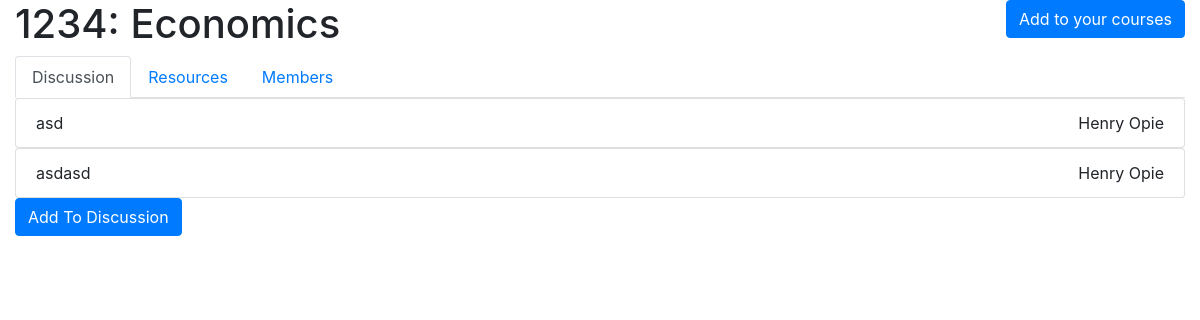
The page /ed/courses/1234 on the database its author committed.
### ed/models.py (models this page shows)
class Course(models.Model):
    courseCode = models.CharField(max_length=20, default="Course Code")
    courseName = models.CharField(max_length=50, default="CourseName")
    members = models.ManyToManyField(Profile, through="MemberShip", through_fields=("course", "person"))

class Discussion(models.Model):
    course = models.ForeignKey(Course, on_delete=models.CASCADE, null=True)
    sender = models.ForeignKey(Profile,on_delete=models.CASCADE,null=True)
    body = models.TextField()

class Profile(models.Model):
    user = models.OneToOneField(User, on_delete=models.CASCADE, related_name='+', default=1)
    FirstName = models.CharField(max_length=50,default='firstname')
    LastName = models.CharField(max_length=50,default='lastname')

### ed/views.py (the view, shortened to what this page needs)
# urls.py: path('courses/<slug:code>', views.singleCourse, name="Course"),
def singleCourse(request, code):
    if not request.POST:
        try:
            course = Course.objects.get(courseCode=code)
        except:
            course = None
        try:
            resources = Resource.objects.filter(course=course)
            resources = resources.all()
        except:
            resources = None
        try:
            userProfile = Profile.objects.get(user=request.user)
            exist = MemberShip.objects.filter(person=userProfile, course=course)
            if exist:
                subscribed = True
            else:
                subscribed = False
        except:
            subscribed = False
        members = MemberShip.objects.filter(course=course)
        profileIds = members.values_list('person', flat=True)
        profiles = Profile.objects.filter(id__in=profileIds)
        discussions = Discussion.objects.filter(course=course)
        context = {
            'course': course,
            'active': 'courses',
            'resources': resources,
            'subscribed': subscribed,
            'profiles': profiles,
            'discussions': discussions.all()
        }
        return render(request, 'course.html', context=context)

### templates/course.html (shortened to what this page needs)
{% extends "core.html" %}
{% block content %}
    {% if course %}
    <div class="row">
        <div class="col-6">
            <div class="title" style="display: flex;">
                <h1>{{course.courseCode}}:
                {{course.courseName}}</h1>
            </div>
        </div>
        <div class="col-6" style="display: flex;">
            <form action="/ed/courses/{{course.courseCode}}" method="post" style="margin-left: auto">
                    {% if subscribed %}
                        <button type="submit" name="code" value="{{course.courseCode}}" class="btn btn-danger">
                        Remove from your courses
                    {% else %}
                        <button type="submit" name="code" value="{{course.courseCode}}" class="btn btn-primary">
                        Add to your courses
                    {% endif %}
                </button>
            </form>
        </div>
    </div>
    {% else %}
        <h1>Course Not Found</h1>
    {% endif %}
    <ul class="nav nav-tabs" id="myTab" role="tablist">
        <li class="nav-item">
            <a class="nav-link active" id="discussion-tab" data-toggle="tab" href="#discussion" role="tab" aria-controls="discussion" aria-selected="true">Discussion</a>
        </li>
         <li class="nav-item">
            <a class="nav-link" id="resources-tab" data-toggle="tab" href="#resources" role="tab" aria-controls="resources" aria-selected="false">Resources</a>
        </li>
         <li class="nav-item">
            <a class="nav-link" id="members-tab" data-toggle="tab" href="#members" role="tab" aria-controls="members" aria-selected="false">Members</a>
        </li>
    </ul>
    <div class="tab-content" id="myTabContent">
        <div class="tab-pane show active" id="discussion" role="tabpanel" aria-labelledby="discussion-tab">
            {% if discussions %}
                {% for discussion in discussions %}
                    <ul class="list-group">
                        <li class="list-group-item message">
                            <div class="message-body">
                                {{discussion.body}}
                            </div>
                            <div class="message-sender">
                                {{discussion.sender.FirstName}} {{discussion.sender.LastName}}
                            </div>
                        </li>
                    </ul>
                {% endfor %}
            {% endif %}
        <button type="button" class="btn btn-primary" data-toggle="modal" data-target="#discussionModal">
            Add To Discussion
        </button>
        </div>
    </div>
</body>
{% endblock %}

### ed/static/styles.css (style rules this page uses)
.message { display: flex; flex-direction: row; }
.message .message-body { flex: 60%; }
.message .message-sender { flex: 40%; text-align: right; }

### rows shown on the page
Course: courseCode "1234", courseName "Economics"
Discussion: body "asd", sender.FirstName "Henry", sender.LastName "Opie"
Discussion: body "asdasd", sender.FirstName "Henry", sender.LastName "Opie"
